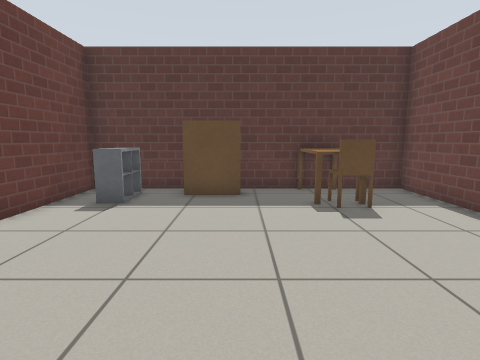
[1] (above)

16 first-person views from a walk through a world built for the Gazebo simulator. The camera is 0.9 m above the floor, tilts 8° down and sees 80° across. The floor is counted in squares, 0.5 m on a side. Each view is taken from the middle of a square. On the plan, view 1 faces up. The plan holds only what a view shows up to about 16 squares ahead; the rest is blank. Gazebo's built-in surfaces are drawn with simple patterns. Some stock models are drawn as simple stand-ins. Some surface patterns are stand-ins.

[2]
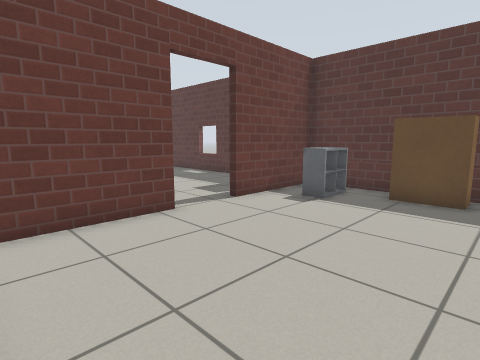

[3]
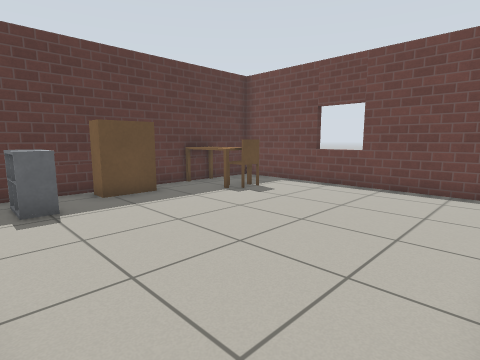

[4]
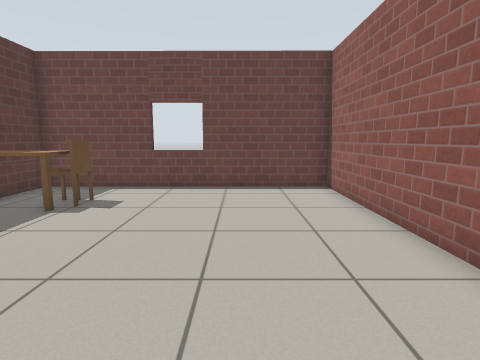

[5]
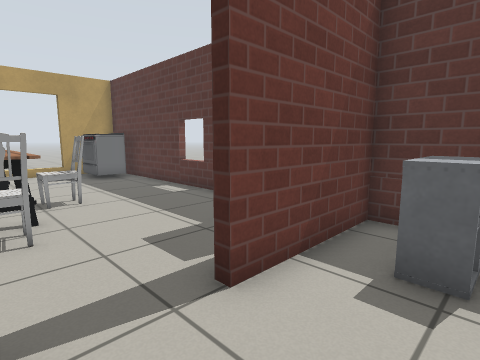

[6]
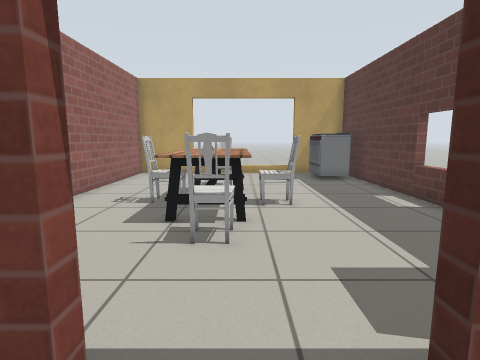

[7]
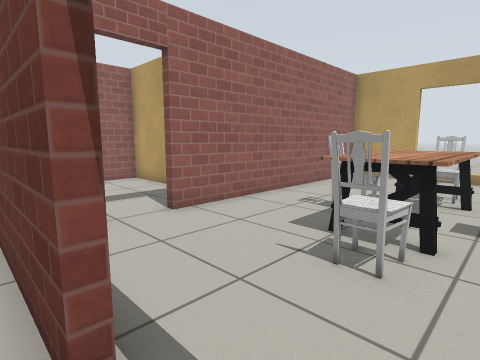

[8]
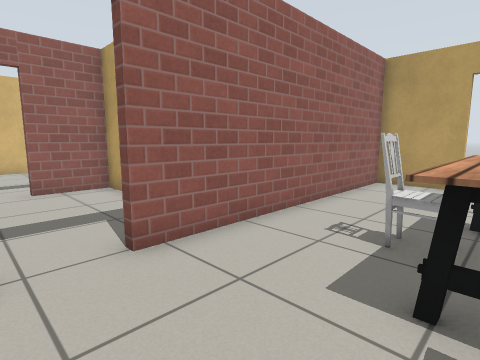

[9]
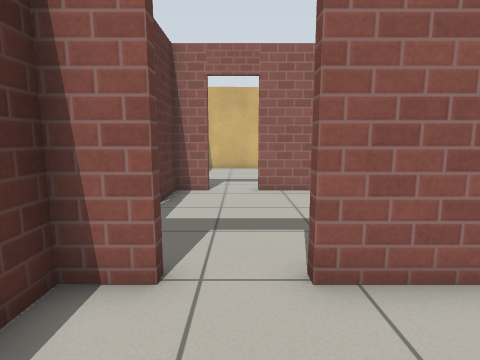

[10]
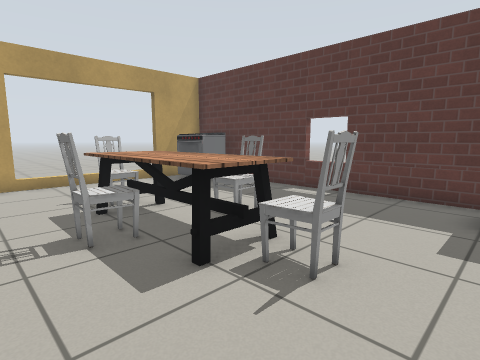

[11]
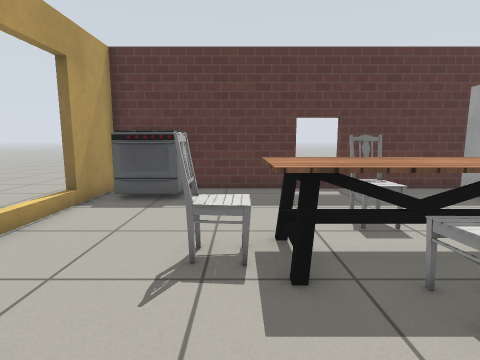

[12]
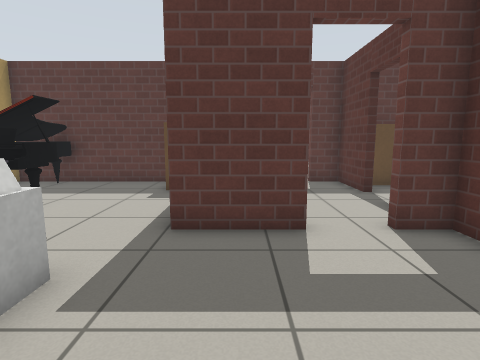

[13]
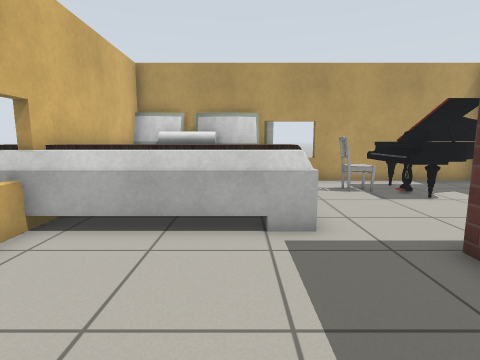

[14]
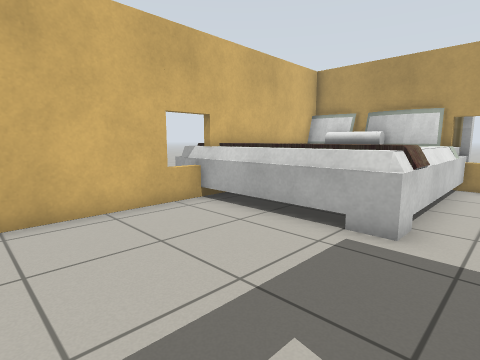

[15]
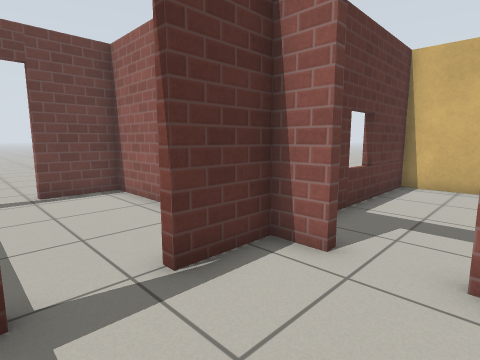

[16]
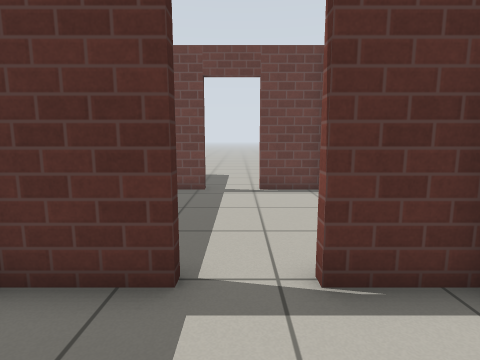

### Floor plan
Points are (right, up) in squares from view 1. A wall is a line through its corners. A room is listed if a view was taken in it or the views show most of it. See-through windows are left out.
Room 1 (views 1, 2, 3, 4, 5, 6, 7)
walls: (-5.4, 4) (-5.4, 0.2); (-1.3, -0.4) (5.9, -0.4) (6, 10.5) (-5.4, 10.5) (-5.4, 6.1)
ways out: open door at (-5.8, 5) to room 2
objects: shelf (-4, 8) to (-4, 9); bookshelf (-2, 9) to (0, 10); desk (2, 8) to (3, 10); chair (3, 8)
Room 2 (views 8, 9, 10, 11)
walls: (-16.5, -0.4) (-8.9, -0.4); (-6.9, -0.4) (-5.7, -0.4); (-6.7, 10.5) (-19.6, 10.5) (-19.6, -0.4) (-18.4, -0.4)
ways out: open door at (-5.8, 5) to room 1; open door at (-8, -0.5) to room 4; gap at (-20, 8)
objects: stove (-19, 9) to (-17, 10); chair (-16, 4) to (-15, 4); dining table (-14, 3) to (-10, 5); chair (-13, 3) to (-12, 3); chair (-12, 6); chair (-10, 4) to (-9, 5); fridge (-7, 8) to (-6, 9)
Room 3 (views 12, 13, 14)
walls: (-8.7, -7.4) (-11.5, -7.4); (-12.5, -15.2) (-5.7, -15) (-5.7, -9.8); (-5.7, -8.1) (-5.7, -7.4) (-6.9, -7.4); (-13, -0.7) (-16.5, -0.7); (-18.4, -0.7) (-19.6, -0.7) (-19.6, -10.5)
ways out: open door at (-7.5, -7) to room 4
objects: bed (-20, -16) to (-13, -10); chair (-18, -7) to (-17, -6); other object (-18, -6) to (-16, -1); bookshelf (-12, -3) to (-12, -1)
Room 4 (views 15, 16)
walls: (-11.1, -4.4) (-11.1, -7.1) (-8.7, -7.1); (-5.7, -3.3) (-5.7, -0.7) (-6.9, -0.7); (-6.9, -7.1) (-5.7, -7.1) (-5.7, -5)
ways out: open door at (-8, -0.5) to room 2; open door at (-7.5, -7) to room 3; open door at (-5.7, -4.3) to room 5
Room 5 (no view inside)
walls: (-1.6, -7.1) (1.3, -7.1) (1.3, -4.6); (1.3, -2.8) (1.3, -1.6)
ways out: open door at (-5.7, -4.3) to room 4; open door at (1.5, -3.5)
objects: bookshelf (-4, -2) to (-3, -1)

Positions as (right, up) in squares from view 1, and headings:
1: (0, 0), facing up
2: (1, 0), facing up-left
3: (-5, 0), facing up-right
4: (-5, 3), facing right
5: (-3, 4), facing up-left
6: (-4, 5), facing left
7: (-5, 6), facing down-left
8: (-7, 4), facing down-left
9: (-8, 3), facing down
10: (-7, 1), facing up-left
11: (-15, 0), facing up
12: (-10, -13), facing up
13: (-7, -11), facing left
14: (-7, -8), facing down-left
15: (-9, -3), facing down-right
16: (-9, -4), facing right
